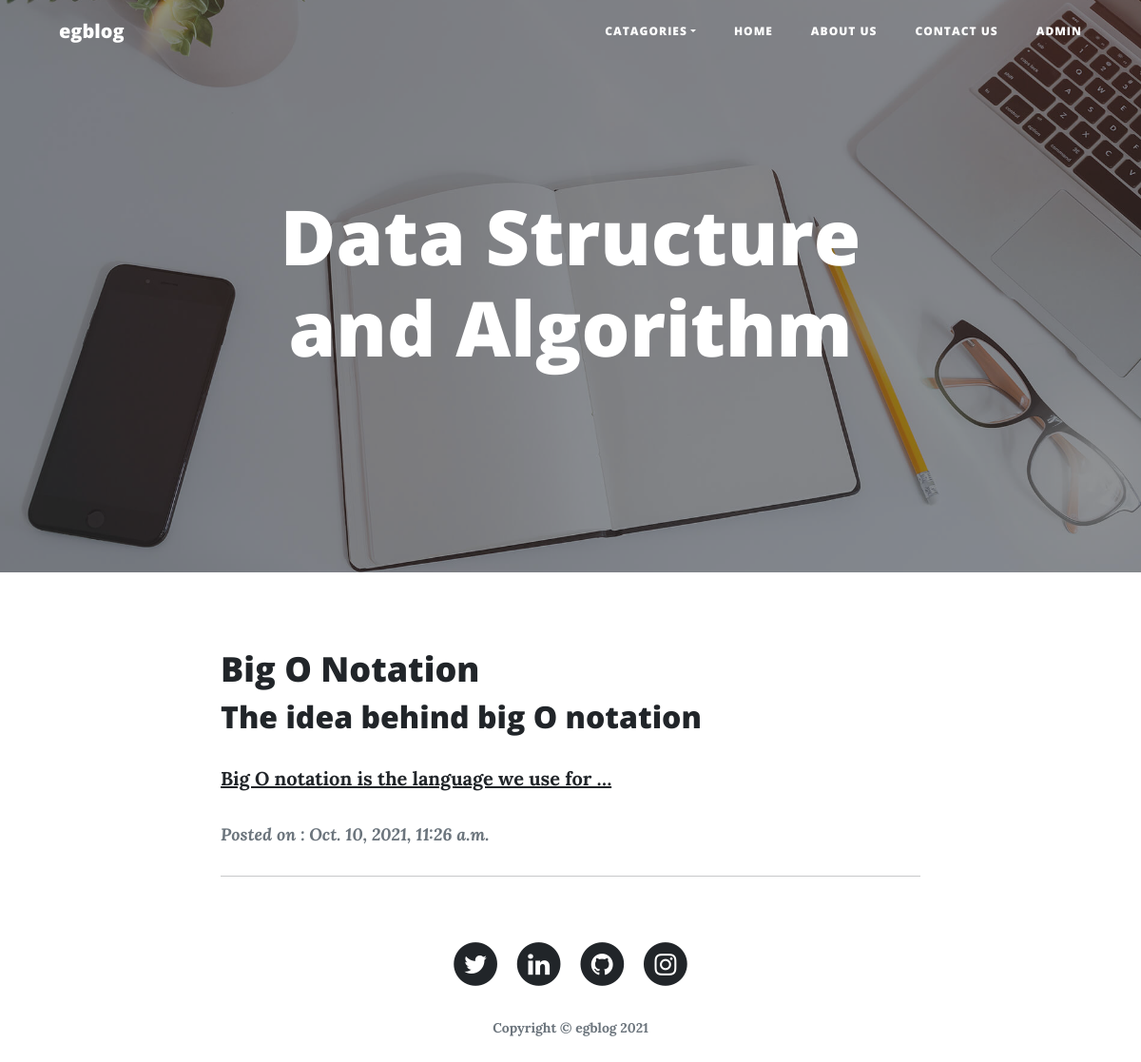
/category/data-structure-and-algorithm, run on an earlier commit of the app's database.
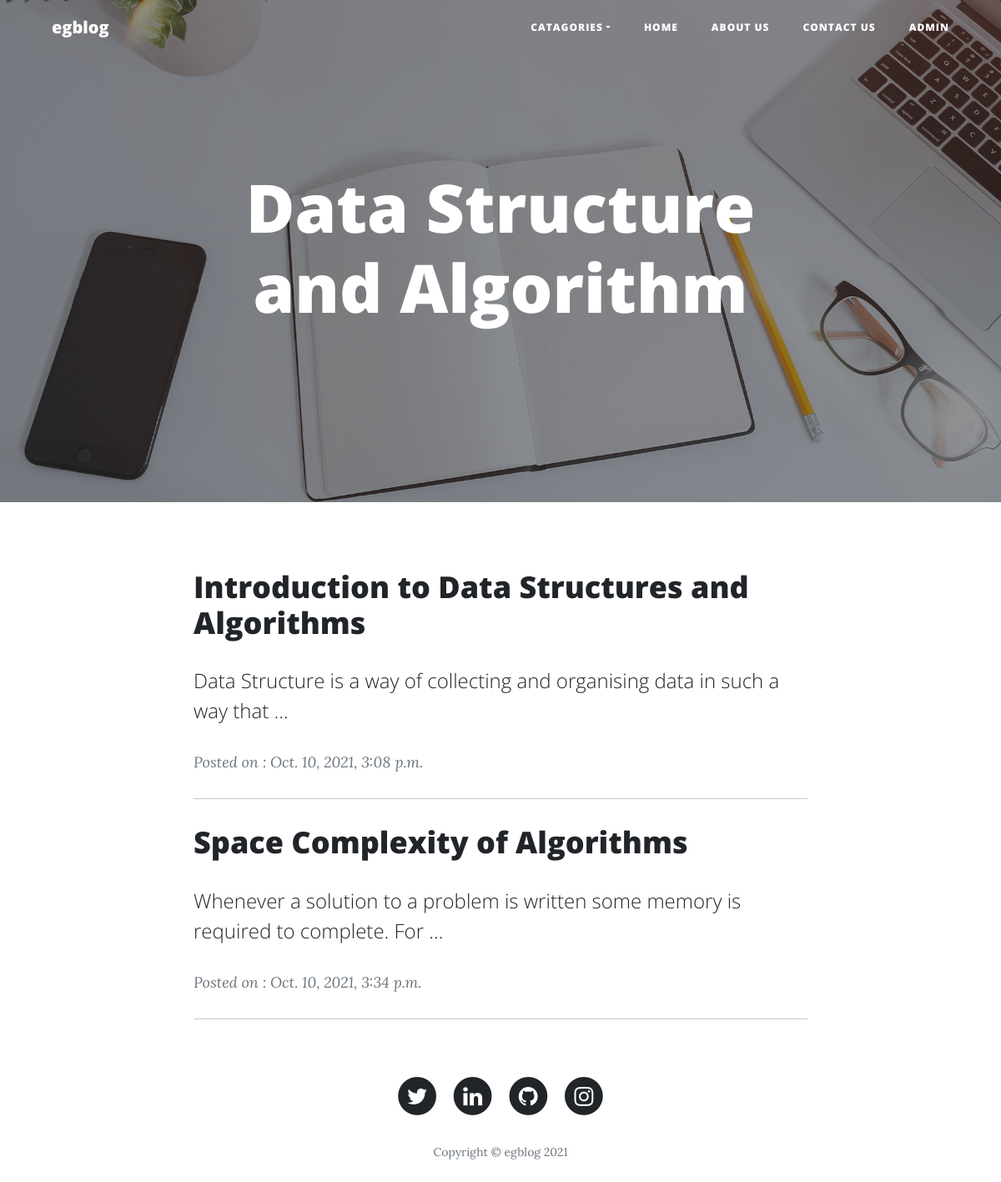
And on a later commit of the database.
### blog/models.py (models this page shows, shortened)
class Category(models.Model):
    cat_id = models.AutoField(primary_key=True)
    title = models.CharField(max_length=256)
    description = models.TextField()
    url = models.CharField(max_length=200)
    image = models.ImageField(upload_to='category/')
    add_date = models.DateTimeField(auto_now_add=True, null=True)

class Post(models.Model):
    post_id = models.AutoField(primary_key=True)
    title = models.CharField(max_length=256)
    content = HTMLField()
    url = models.CharField(max_length=200)
    cat = models.ForeignKey(Category, on_delete=models.CASCADE)
    image = models.ImageField(upload_to='post/')
    add_date = models.DateTimeField(auto_now_add=True, null=True)
    count_visitor = models.IntegerField(default=1, null=True, blank=True)

### blog/views.py (the view)
# urls.py: path('category/<slug:url>', views.category),
def category(request, url):
    cat = Category.objects.get(url=url)
    posts = Post.objects.filter(cat=cat)
    cats = Category.objects.all()
    data = {
        'cats': cats,
        'cat': cat,
        'posts': posts
    }
    return render(request, 'blog/category.html', data)

### blog/templates/blog/category.html (shortened to what this page needs)
{% load static %}
<!DOCTYPE html>
<html>
<head>
    <link rel="stylesheet" href="{% static 'bootstrap/css/bootstrap.min.css' %}">
    <link rel="stylesheet" href="{% static 'fonts/font-awesome.min.css' %}">
</head>
<body>
    <nav class="navbar navbar-light navbar-expand-lg fixed-top" id="mainNav">
        <div class="container"><a class="navbar-brand" href="\index">egblog</a>
            <div class="collapse navbar-collapse" id="navbarResponsive">
                <ul class="navbar-nav ms-auto">
                    <li class="nav-item dropdown"><a class="dropdown-toggle nav-link" aria-expanded="false" data-bs-toggle="dropdown" href="#">Catagories</a>
                    </li>
                    <li class="nav-item"><a class="nav-link" href="\index">Home</a></li>
                    <li class="nav-item"><a class="nav-link" href="\about">About us</a></li>
                    <li class="nav-item"><a class="nav-link" href="\contact">Contact us</a></li>
                    <li class="nav-item"><a class="nav-link" href="\admin">Admin</a></li>
                </ul>
            </div>
        </div>
    </nav>
    <header class="masthead" style="background-image:url('{% static 'img/home-bg.jpg' %}');">
        <div class="overlay"></div>
        <div class="container">
            <div class="row">
                <div class="col-md-10 col-lg-8 mx-auto position-relative">
                    <div class="site-heading">
                        <h1>{{cat.title}}</h1>
                    </div>
                </div>
            </div>
        </div>
    </header>
    <div class="container">
        <div class="row">
            <div class="col-md-10 col-lg-8 mx-auto">
                {% for p in posts %}
                <div class="post-preview"><a href="/post/{{p.url}}">
                        <h3 class="post-title">{{p.title}}</h3>
                        <h4 class="post-subtitle">{{p.content |truncatewords:15 | safe}}</h4>
                    </a>
                    <p class="post-meta"> <em> Posted on :&nbsp;</em>{{p.add_date}}</p>
                </div>
                <hr>
                {% endfor %}
            </div>
        </div>
    </div>
    <footer>
        <div class="container">
            <div class="row">
                <div class="col-md-10 col-lg-8 mx-auto">
                    <ul class="list-inline text-center">
                        <li class="list-inline-item"><a href="https://twitter.com/anurag_629"><span class="fa-stack fa-lg"><i class="fa fa-circle fa-stack-2x"></i><i class="fa fa-twitter fa-stack-1x fa-inverse"></i></span></a></li>
                        <li class="list-inline-item"><a href="https://www.linkedin.com/in/anurag629/"><span class="fa-stack fa-lg"><i class="fa fa-circle fa-stack-2x"></i><i class="fa fa-linkedin fa-stack-1x fa-inverse"></i></span></a></li>
                        <li class="list-inline-item"><a href="https://github.com/anurag629"><span class="fa-stack fa-lg"><i class="fa fa-circle fa-stack-2x"></i><i class="fa fa-github fa-stack-1x fa-inverse"></i></span></a></li>
                        <li class="list-inline-item"><a href="https://www.instagram.com/anurag_629/"><span class="fa-stack fa-lg"><i class="fa fa-circle fa-stack-2x"></i><i class="fa fa-instagram fa-stack-1x fa-inverse"></i></span></a></li>
                    </ul>
                    <p class="text-muted copyright">Copyright&nbsp;©&nbsp;egblog 2021</p>
                </div>
            </div>
        </div>
    </footer>
</body>
</html>

What changed in the data, as far as the page shows it:
removed Post: title "Big O Notation", content "The idea behind big O notation Big O notation is the language we use for …", add_date "Oct. 10, 2021, 11:26 a.m."
added Post: title "Introduction to Data Structures and Algorithms", content "Data Structure is a way of collecting and organising data in such a way that …", add_date "Oct. 10, 2021, 3:08 p.m."
added Post: title "Space Complexity of Algorithms", content "Whenever a solution to a problem is written some memory is required to complete. For …", add_date "Oct. 10, 2021, 3:34 p.m."
